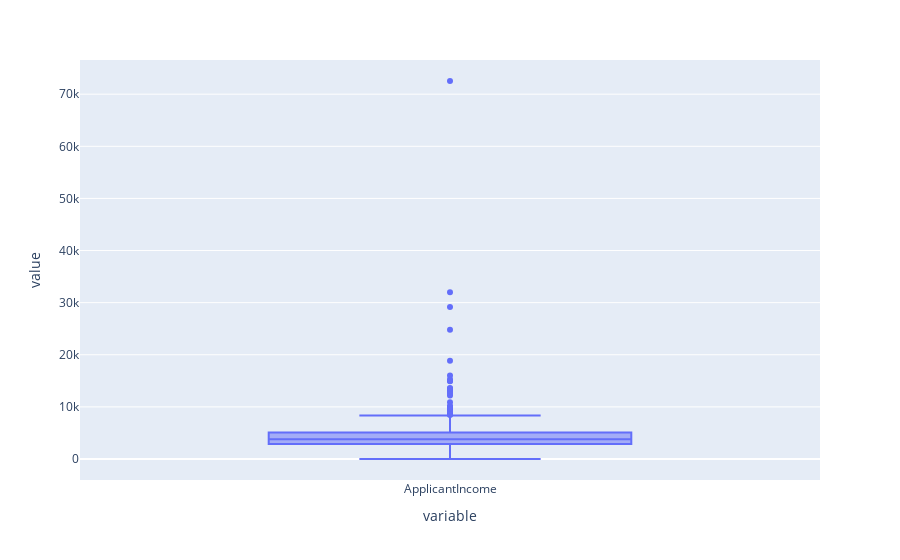

Notebook cell for this chart:
### Code cell
px.box(df.ApplicantIncome)

### Figure 1 — Plotly figure (JSON) as saved in the notebook; plotly's stock layout.template omitted (floating-point values rounded to 4 significant figures; data arrays with more than 128 entries replaced by an {"elided": "..."} marker saying what was removed)
{"data": [{"alignmentgroup": "True", "hovertemplate": "variable=%{x}<br>value=%{y}<extra></extra>", "legendgroup": "", "marker": {"color": "#636efa"}, "name": "", "notched": false, "offsetgroup": "", "orientation": "v", "showlegend": false, "type": "box", "x": {"elided": "367 str values"}, "x0": " ", "xaxis": "x", "y": {"elided": "367 int values"}, "y0": " ", "yaxis": "y"}], "layout": {"autosize": true, "boxmode": "group", "legend": {"tracegroupgap": 0}, "margin": {"t": 60}, "xaxis": {"anchor": "y", "autorange": true, "domain": [0, 1], "range": [-0.5, 0.5], "title": {"text": "variable"}, "type": "category"}, "yaxis": {"anchor": "x", "autorange": true, "domain": [0, 1], "range": [-4029.0, 76560.0], "title": {"text": "value"}, "type": "linear"}}}
